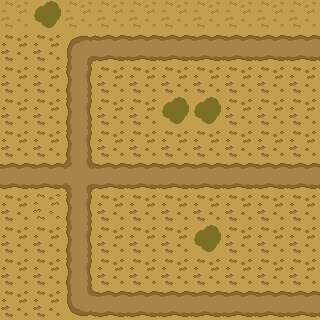

Below is a game level as drawn by its tile map, then a one-line description and the .tmx file that defines it, in full:
An orthogonal 10x10 tile map with 32x32 px tiles, 2 tile layers (Tile Layer 2, Tilelaag 1), 2 tilesets.

<map version="1.10" tiledversion="1.11.2" orientation="orthogonal" renderorder="right-down" width="10" height="10" tilewidth="32" tileheight="32" infinite="0" nextlayerid="3" nextobjectid="1">
 <tileset firstgid="1" name="map" tilewidth="32" tileheight="32" tilecount="49" columns="7">
  <image source="wasteland-bg.png" width="255" height="224" />
 </tileset>
 <tileset firstgid="50" name="map" tilewidth="32" tileheight="32" tilecount="49" columns="7">
  <image source="wasteland-bg.png" width="255" height="224" />
 </tileset>
 <layer id="2" name="Tile Layer 2" width="10" height="10">
  <data encoding="csv">
5,5,5,5,5,5,5,5,5,5,
5,5,5,5,5,5,5,5,5,5,
5,5,5,5,5,5,5,5,5,5,
5,5,5,5,5,5,5,5,5,5,
5,5,5,5,5,5,5,5,5,5,
5,5,5,5,5,5,5,5,5,5,
5,5,5,5,5,5,5,5,5,5,
5,5,5,5,5,5,5,5,5,5,
5,5,5,5,5,5,5,5,5,5,
5,5,5,5,5,5,5,5,5,5
</data>
 </layer>
 <layer id="1" name="Tilelaag 1" width="10" height="10">
  <data encoding="csv">
63,42,63,63,63,63,63,63,63,63,
52,52,85,87,87,87,87,87,87,87,
52,52,83,52,52,52,52,52,52,52,
52,52,83,52,52,42,42,52,52,52,
52,52,83,52,52,52,52,52,52,52,
87,87,86,87,87,87,87,87,87,87,
52,59,83,52,52,52,52,52,52,52,
52,52,83,52,52,52,42,52,52,52,
52,52,83,52,52,52,52,52,52,52,
52,52,92,87,87,87,87,87,87,87
</data>
 </layer>
</map>
